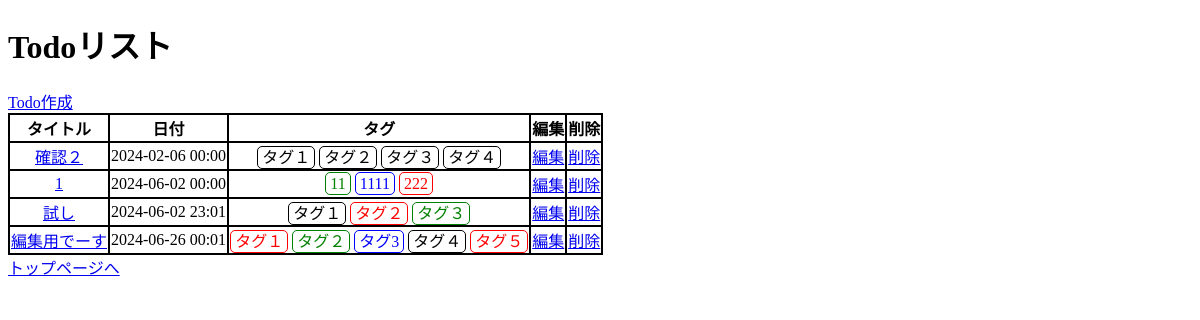
Screenshot of /home (signed in) with the database file from the repository.
### app.py (models this page shows)
class Todo(db.Model):
    id = db.Column(db.Integer, primary_key=True)
    day = db.Column(db.DateTime, nullable=False)
    do = db.Column(db.String, nullable=False)
    User_link_id = db.Column(db.Integer, nullable=False)

class Tag(db.Model):
    id = db.Column(db.Integer, primary_key=True)
    tag_name = db.Column(db.String, nullable=False)
    tag_color = db.Column(db.String, nullable=False)
    User_link_id = db.Column(db.Integer, nullable=False)
    Todo_link_id = db.Column(db.Integer, nullable=False) #Todoのタグの識別を数字で管理

### app.py (the view)
@app.route('/home', methods=['GET', 'POST'])
@login_required
def home():
    todos = Todo.query.filter_by(User_link_id=current_user.id).order_by(Todo.day).all()
    todos_with_tags = []
    for todo in todos:
        tags = Tag.query.filter_by(User_link_id=current_user.id, Todo_link_id=todo.id).all()
        todos_with_tags.append((todo, tags))
    if request.method == 'POST':
        return render_template('home.html')
    else:
        return render_template('home.html', todos_with_tags=todos_with_tags)

### app.py (called while the page is built)
@login_manager.user_loader
def load_user(user_id):
    return User.query.get(int(user_id))

@app.template_filter('datetime_format_full')
def datetime_format_full(value, format='%Y-%m-%d %H:%M'):
    if value is None:
        return ""
    return value.strftime(format)

### templates/home.html (shortened to what this page needs)
{% extends "base.html" %}
{% block content %}
    <h1>Todoリスト</h1>
    <a href="/create">Todo作成</a>
    <div>
        <table border="1">
            <tr>
                <th>タイトル</th>
                <th>日付</th>
                <th>タグ</th>
                <th>編集</th>
                <th>削除</th>
            </tr>
            {% for todo, tags in todos_with_tags %}
            <tr>
                <td class="a_line"><a href="/{{ todo.id }}" role="button">{{ todo.do }}</a></td>
                <td class="b_line">{{ todo.day | datetime_format_full }}</td>
                <td class="b_line">
                    {% for tag in tags %}
                        <span class="{{ tag.tag_color }}">{{ tag.tag_name }}</span>
                    {% endfor %}
                </td>
                <td class="a_line"><a href="/{{todo.id}}/update" role=button>編集</a></td>
                <td class="a_line"><a href="/{{todo.id}}/delete" role="buttom" onclick="return confirm('本当に削除しますか？')">削除</a></td>
            </tr>
            {% endfor %}
        </table>
    </div>
    <div>
        <a href="/logout" role="button">トップページへ</a>
    </div>
{% endblock %}

### static/css/main.css (style rules this page uses)
table { border-collapse: collapse; }
th, td { border: solid 2px; text-align: center; }
.black { color: black; padding: 2px 4px; border-radius: 5px; border: 1px solid black; }
.red { color: red; padding: 2px 4px; border-radius: 5px; border: 1px solid red; }
.green { color: green; padding: 2px 4px; border-radius: 5px; border: 1px solid green; }
.blue { color: blue; padding: 2px 4px; border-radius: 5px; border: 1px solid blue; }

### rows the page displays
Todo: do "確認２", day "2024-02-06 00:00"
Tag: tag_name "タグ１"
Tag: tag_name "タグ２"
Tag: tag_name "タグ３"
Tag: tag_name "タグ４"
Todo: do "1", day "2024-06-02 00:00"
Tag: tag_name "11"
Tag: tag_name "1111"
Tag: tag_name "222"
Todo: do "試し", day "2024-06-02 23:01"
Tag: tag_name "タグ１"
Tag: tag_name "タグ２"
Tag: tag_name "タグ３"
Todo: do "編集用でーす", day "2024-06-26 00:01"
Tag: tag_name "タグ１"
Tag: tag_name "タグ２"
Tag: tag_name "タグ3"
Tag: tag_name "タグ４"
Tag: tag_name "タグ５"
